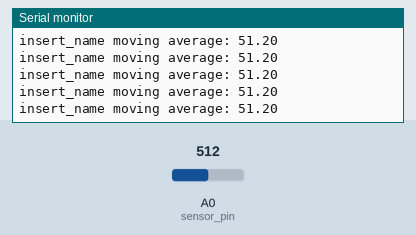
Recording of a program running on a simulated Arduino Uno, built with avr-gcc and run on an emulated ATmega328P. Parts: the last lines printed to the serial monitor. The inputs (shaded band) are chosen by the test bench; at power-on: A0 (sensor_pin) = 512.

Above: at 10.8 s.
10.9 s: A0 (sensor_pin) set to 716
At 10.91 s:
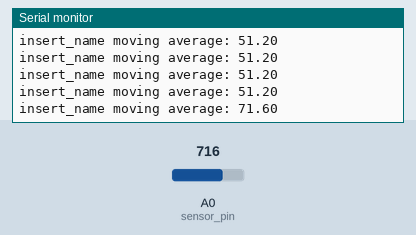
12.4 s: A0 (sensor_pin) set to 900
At 12.41 s:
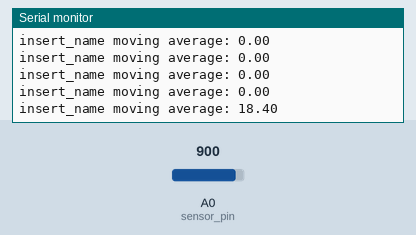
Timing chart, 0 to 15.4 s (numbered marks = the images above; inputs shaded):
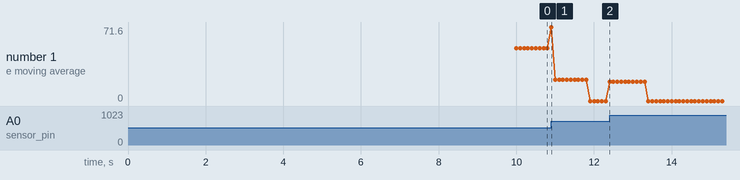

Measured:
- after the input at 10.9 s, the serial monitor: prints a new line at once (image 1)
- after the input at 12.4 s, the serial monitor: prints a new line at once (image 2)

The program:

main.cpp
```cpp
// Sensor Data Management.ino
// Can currently only handle 1 sensor.
// Will add support for multiple sensors soon.
#include <Arduino.h>


// Sensors
String sensor_name = "insert_name";    // Sensor label
const int sensor_pin = A0;             // Sensor pin
int sensor_min = 1023;                 // minimum sensor value
int sensor_max = 0;                    // maximum sensor value

// Array
int num_readings = 10;
int* readings = nullptr;
static int read_index = 0;

// Intervals, Frequency
const unsigned long calibrate_duration = 10000;  // Calibration run-time in milliseconds
const unsigned long reading_duration = 60000;    // Reading run-time in milliseconds
const unsigned long reading_frequency = 100;     // Reading frequency, reads/millisecond

// Tracking variables
unsigned long calibration_start_time = 0;        // Keeps track of calibration run-time
unsigned long reading_start_time = 0;            // Keeps track of reading run-time
static unsigned long last_reading_time = 0;      // Keeps track of last read

// Functions
void calculate_moving_average(int sensor_pin, int* readings, int num_readings, String sensor_name);
void calibrate(int sensor_pin, unsigned long calibrate_duration, int &sensor_max, int &sensor_min);
void read_sensor(int sensor_pin, int &sensor_min, int &sensor_max);
void cleanup();

// States
enum State {
    CALIBRATION, // Runs the 'calibrate' function
    READING,     // Runs the 'read_sensor' and 'calulate_moving_average' functions
    CLEANUP,     // Runs the 'cleanup' function and wipes the sensor data array
};
State current_state = CALIBRATION; // Initial state


void setup() {
    Serial.begin(9600);                // Initialise serial communication
    readings = new int[num_readings];  // Create readings array from pointer
}

void loop() {
    unsigned long current_time = millis();

    switch (current_state) {
        case CALIBRATION:
            calibrate(sensor_pin, calibrate_duration, sensor_max, sensor_min);           // Calibrate the sensor
            if (current_time - calibration_start_time >= calibrate_duration) {           // Change state after specified calibration time has passed
                current_state = READING;
                reading_start_time = current_time;
            }
            break;

        case READING:
            read_sensor(sensor_pin, sensor_min, sensor_max);                             // Read the sensor
            calculate_moving_average(sensor_pin, readings, num_readings, sensor_name);   // Calculate the moving average
            if (current_time - reading_start_time >= reading_duration) {                 // Change state after specified reading time has passed
                current_state = CLEANUP;
            }
            break;

        case CLEANUP:
            cleanup();
            current_state = CALIBRATION;
            break;
    }
}

void calculate_moving_average(int sensor_pin, int* readings, int num_readings, String sensor_name) {
    unsigned long current_time = millis(); // Added current_time variable
    int total = 0;

    if (current_time - last_reading_time >= reading_frequency) {
        total = total - readings[read_index];
        readings[read_index] = analogRead(sensor_pin);
        total += readings[read_index];

        read_index = (read_index + 1) % num_readings;

        float moving_average = (float)total / num_readings;

        Serial.print(sensor_name);
        Serial.print(" moving average: ");
        Serial.println(moving_average);

        last_reading_time = current_time;
    }
}

void read_sensor(int sensor_pin, int &sensor_min, int &sensor_max) {
    int sensor_value = analogRead(sensor_pin);
    sensor_value = constrain(sensor_value, sensor_min, sensor_max);
    int mapped_value = map(sensor_value, sensor_min, sensor_max, 0, 1000);
}

void calibrate(int sensor_pin, int &sensor_max, int &sensor_min) {
    int sensor_value = analogRead(sensor_pin);

    if (sensor_value > sensor_max) {
        sensor_max = sensor_value;
    }
    if (sensor_value < sensor_min) {
        sensor_min = sensor_value;
    }
}

void cleanup() {
    delete[] readings; // Deletes the array
}
```
